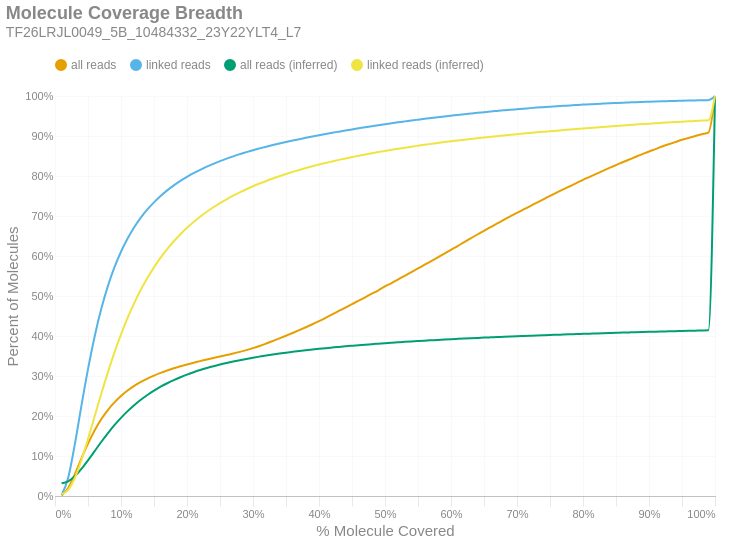

This figure's notebook cell:
### Markdown cell above
### Molecule Read Coverage
This chart shows molecule coverage breadth as computed by the number of bases aligned to that molecule. In other words, "*how much of each unique long molecule is actually sequenced/aligned?*" Keep in mind there is a distinction between sequences and alignments, since some sequences belonging to a particular molecule may not align well and wouldn't appear in the alignment data. This chart also shows molecule coverage breadth as computed by the *inferred fragment* from which the aligned sequences originate. Unlike read coverage, this calculation takes into account the total insert size, including unsequenced gaps between the forward and reverse reads. Like the previous figures, these are cumulative percents.

### Code cell
if SKIPLR:
    print_html(f"Skipped")
else:
    binned_df = consolidated_hist(valids['coverage_bp'], mask, 0.01, True)
    binned_df_inf = consolidated_hist(valids['coverage_inserts'], mask, 0.01, True)
    binned_df = binned_df.with_columns(pl.lit(binned_df_inf['all reads (cumsum)']).alias('all reads (inferred)'))
    binned_df = binned_df.with_columns(pl.lit(binned_df_inf['linked reads (cumsum)']).alias('linked reads (inferred)'))
    binned_df = binned_df.with_columns(
        (pl.col('bin').cast(pl.Float64) + 0.01).alias('right_edge')
    )

    with SafeRender(binned_df):
        (
            density_plot(binned_df, 'Molecule Coverage Breadth', samplename, 'molcov', ['all reads (inferred)','linked reads (inferred)'])
            .encode(
                #x=alt.X('bin:Q', title="% Molecule Covered").axis(format = '%').scale(padding=0),
                x=alt.X('right_edge:Q', title="% Molecule Covered").axis(format='%').scale(padding=0),
                y=alt.Y('value:Q', title='Percent of Molecules')
                    .axis(format='%')
                    .stack(False)
                    .scale(domainMin=0, padding=0),
                color=alt.Color("key:N").scale(domain = ["all reads", "linked reads", "all reads (inferred)", "linked reads (inferred)"]),
                tooltip = [
                    alt.Tooltip("key:N", title = "Data Type"),
                    alt.Tooltip("range_label:N", title="% Molecule Covered"),
                    alt.Tooltip("value:Q", format = ".2%", title="% Molecules")
                ]
            )
        ).display()

### Figure 1 — Vega-Lite specification as saved in the notebook (floating-point values rounded to 4 significant figures)
{"width": "container", "height": 400, "config": {"title": {"anchor": "start", "dy": -15, "fontSize": 18, "color": "#888888", "subtitleColor": "#888888", "subtitleFontSize": 14}, "arc": {"fill": "#0072B2"}, "axis": {"domainColor": "#888888", "domainWidth": 0.5, "gridWidth": 0.2, "grid": false, "titleFontWeight": 400, "titleFontSize": 15, "labelFontSize": 11, "labelColor": "#888888", "tickColor": "#888888", "tickWidth": 0.2, "titleColor": "#888888"}, "axisBand": {"grid": false}, "axisX": {"grid": true, "tickSize": 10, "domainCap": "round"}, "axisY": {"domain": false, "grid": true, "tickSize": 0, "domainCap": "round"}, "background": "transparent", "header": {"labelFontSize": 15, "labelColor": "#888888", "titleFontSize": 15, "titleFontWeight": 600, "titleColor": "#888888"}, "legend": {"labelFont": "sans-serif", "labelFontSize": 12, "labelColor": "#888888", "symbolSize": 100, "symbolType": "circle", "titleFontSize": 12, "titlePadding": 10, "titleColor": "#888888", "title": null, "orient": "top"}, "range": {"category": ["#E69F00", "#56B4E9", "#009E73", "#F0E442", "#0072B2", "#D55E00", "#CC79A7", "#000000"], "diverging": ["#cfe8f3", "#a2d4ec", "#73bfe2", "#46abdb", "#1696d2", "#12719e"]}, "area": {"fill": "#0072B2", "fillOpacity": 0.7, "line": true, "strokeOpacity": 0.7}, "line": {"color": "#0072B2", "stroke": "#0072B2", "strokeWidth": 2}, "trail": {"color": "#0072B2", "stroke": "#0072B2", "strokeWidth": 0, "size": 1}, "point": {"filled": true, "fillOpacity": 1.0, "size": 95}, "text": {"color": "#888888", "fontSize": 11, "align": "right", "fontWeight": 400, "size": 11}, "bar": {"fill": "#0072B2", "stroke": null}, "view": {"stroke": null, "continuousWidth": 660, "continuousHeight": 400}}, "data": {"name": "data-dc06338b5bd0df37ce1740db358f5a41"}, "mark": {"type": "line", "interpolate": "monotone", "point": {"opacity": 0, "size": 275}}, "encoding": {"color": {"field": "key", "scale": {"domain": ["all reads", "linked reads", "all reads (inferred)", "linked reads (inferred)"]}, "type": "nominal"}, "tooltip": [{"field": "key", "title": "Data Type", "type": "nominal"}, {"field": "range_label", "title": "% Molecule Covered", "type": "nominal"}, {"field": "value", "format": ".2%", "title": "% Molecules", "type": "quantitative"}], "x": {"axis": {"format": "%"}, "field": "right_edge", "scale": {"padding": 0}, "title": "% Molecule Covered", "type": "quantitative"}, "y": {"axis": {"format": "%"}, "field": "value", "scale": {"domainMin": 0, "padding": 0}, "stack": false, "title": "Percent of Molecules", "type": "quantitative"}}, "params": [{"name": "param_c36ac31b6afebe62", "select": {"type": "point", "fields": ["key"]}, "bind": "legend"}], "title": {"text": "Molecule Coverage Breadth", "subtitle": "TF26LRJL0049_5B_10484332_23Y22YLT4_L7"}, "transform": [{"fold": ["all reads (cumsum)", "linked reads (cumsum)", "all reads (inferred)", "linked reads (inferred)"]}, {"calculate": "replace(datum.key, ' (cumsum)', '')", "as": "key"}, {"filter": {"param": "param_c36ac31b6afebe62"}}], "usermeta": {"embedOptions": {"downloadFileName": "TF26LRJL0049_5B_10484332_23Y22YLT4_L7.molcov"}}, "$schema": "https://vega.github.io/schema/vega-lite/v6.4.1.json", "datasets": {"data-dc06338b5bd0df37ce1740db358f5a41": [{"bin": "0.0", "interval": "0.0-0.01", "all reads": 0.001337, "linked reads": 0.002453, "all reads (cumsum)": 0.001337, "linked reads (cumsum)": 0.002453, "range_label": "0.0-0.01", "all reads (inferred)": 0.03163, "linked reads (inferred)": 0.004293, "right_edge": 0.01}, {"bin": "0.01", "interval": "0.01-0.02", "all reads": 0.01854, "linked reads": 0.04339, "all reads (cumsum)": 0.01987, "linked reads (cumsum)": 0.04584, "range_label": "0.01-0.02", "all reads (inferred)": 0.0367, "linked reads (inferred)": 0.01521, "right_edge": 0.02}, {"bin": "0.02", "interval": "0.02-0.03", "all reads": 0.03433, "linked reads": 0.08316, "all reads (cumsum)": 0.0542, "linked reads (cumsum)": 0.129, "range_label": "0.02-0.03", "all reads (inferred)": 0.04927, "linked reads (inferred)": 0.04507, "right_edge": 0.03}, {"bin": "0.03", "interval": "0.03-0.04", "all reads": 0.03931, "linked reads": 0.09638, "all reads (cumsum)": 0.09352, "linked reads (cumsum)": 0.2254, "range_label": "0.03-0.04", "all reads (inferred)": 0.06758, "linked reads (inferred)": 0.08947, "right_edge": 0.04}, {"bin": "0.04", "interval": "0.04-0.05", "all reads": 0.03731, "linked reads": 0.09167, "all reads (cumsum)": 0.1308, "linked reads (cumsum)": 0.317, "range_label": "0.04-0.05", "all reads (inferred)": 0.08917, "linked reads (inferred)": 0.1422, "right_edge": 0.05}, {"bin": "0.05", "interval": "0.05-0.06", "all reads": 0.033, "linked reads": 0.08124, "all reads (cumsum)": 0.1638, "linked reads (cumsum)": 0.3983, "range_label": "0.05-0.06", "all reads (inferred)": 0.1121, "linked reads (inferred)": 0.1987, "right_edge": 0.06}, {"bin": "0.06", "interval": "0.06-0.07", "all reads": 0.02799, "linked reads": 0.06891, "all reads (cumsum)": 0.1918, "linked reads (cumsum)": 0.4672, "range_label": "0.06-0.07", "all reads (inferred)": 0.1349, "linked reads (inferred)": 0.2548, "right_edge": 0.07}, {"bin": "0.07", "interval": "0.07-0.08", "all reads": 0.02312, "linked reads": 0.05694, "all reads (cumsum)": 0.2149, "linked reads (cumsum)": 0.5241, "range_label": "0.07-0.08", "all reads (inferred)": 0.1567, "linked reads (inferred)": 0.3084, "right_edge": 0.08}, {"bin": "0.08", "interval": "0.08-0.09", "all reads": 0.01922, "linked reads": 0.04725, "all reads (cumsum)": 0.2342, "linked reads (cumsum)": 0.5714, "range_label": "0.08-0.09", "all reads (inferred)": 0.1769, "linked reads (inferred)": 0.3584, "right_edge": 0.09}, {"bin": "0.09", "interval": "0.09-0.1", "all reads": 0.01602, "linked reads": 0.03927, "all reads (cumsum)": 0.2502, "linked reads (cumsum)": 0.6107, "range_label": "0.09-0.1", "all reads (inferred)": 0.1954, "linked reads (inferred)": 0.4038, "right_edge": 0.1}, {"bin": "0.1", "interval": "0.1-0.11", "all reads": 0.01347, "linked reads": 0.03302, "all reads (cumsum)": 0.2637, "linked reads (cumsum)": 0.6437, "range_label": "0.1-0.11", "all reads (inferred)": 0.2121, "linked reads (inferred)": 0.4452, "right_edge": 0.11}, {"bin": "0.11", "interval": "0.11-0.12", "all reads": 0.01156, "linked reads": 0.02819, "all reads (cumsum)": 0.2752, "linked reads (cumsum)": 0.6719, "range_label": "0.11-0.12", "all reads (inferred)": 0.2271, "linked reads (inferred)": 0.4822, "right_edge": 0.12}, {"bin": "0.12", "interval": "0.12-0.13", "all reads": 0.009932, "linked reads": 0.02409, "all reads (cumsum)": 0.2851, "linked reads (cumsum)": 0.696, "range_label": "0.12-0.13", "all reads (inferred)": 0.2406, "linked reads (inferred)": 0.5155, "right_edge": 0.13}, {"bin": "0.13", "interval": "0.13-0.14", "all reads": 0.008528, "linked reads": 0.02053, "all reads (cumsum)": 0.2937, "linked reads (cumsum)": 0.7165, "range_label": "0.13-0.14", "all reads (inferred)": 0.2526, "linked reads (inferred)": 0.5451, "right_edge": 0.14}, {"bin": "0.14", "interval": "0.14-0.15", "all reads": 0.007431, "linked reads": 0.01769, "all reads (cumsum)": 0.3011, "linked reads (cumsum)": 0.7342, "range_label": "0.14-0.15", "all reads (inferred)": 0.2634, "linked reads (inferred)": 0.5717, "right_edge": 0.15}, {"bin": "0.15", "interval": "0.15-0.16", "all reads": 0.006685, "linked reads": 0.01578, "all reads (cumsum)": 0.3078, "linked reads (cumsum)": 0.75, "range_label": "0.15-0.16", "all reads (inferred)": 0.2732, "linked reads (inferred)": 0.5957, "right_edge": 0.16}, {"bin": "0.16", "interval": "0.16-0.17", "all reads": 0.00607, "linked reads": 0.01409, "all reads (cumsum)": 0.3139, "linked reads (cumsum)": 0.764, "range_label": "0.16-0.17", "all reads (inferred)": 0.2819, "linked reads (inferred)": 0.6172, "right_edge": 0.17}, {"bin": "0.17", "interval": "0.17-0.18", "all reads": 0.005443, "linked reads": 0.01246, "all reads (cumsum)": 0.3193, "linked reads (cumsum)": 0.7765, "range_label": "0.17-0.18", "all reads (inferred)": 0.2898, "linked reads (inferred)": 0.6368, "right_edge": 0.18}, {"bin": "0.18", "interval": "0.18-0.19", "all reads": 0.005059, "linked reads": 0.01134, "all reads (cumsum)": 0.3244, "linked reads (cumsum)": 0.7879, "range_label": "0.18-0.19", "all reads (inferred)": 0.297, "linked reads (inferred)": 0.6544, "right_edge": 0.19}, {"bin": "0.19", "interval": "0.19-0.2", "all reads": 0.004601, "linked reads": 0.01004, "all reads (cumsum)": 0.329, "linked reads (cumsum)": 0.7979, "range_label": "0.19-0.2", "all reads (inferred)": 0.3035, "linked reads (inferred)": 0.6705, "right_edge": 0.2}, {"bin": "0.2", "interval": "0.2-0.21", "all reads": 0.004264, "linked reads": 0.009153, "all reads (cumsum)": 0.3332, "linked reads (cumsum)": 0.807, "range_label": "0.2-0.21", "all reads (inferred)": 0.3094, "linked reads (inferred)": 0.685, "right_edge": 0.21}, {"bin": "0.21", "interval": "0.21-0.22", "all reads": 0.004002, "linked reads": 0.008363, "all reads (cumsum)": 0.3372, "linked reads (cumsum)": 0.8154, "range_label": "0.21-0.22", "all reads (inferred)": 0.3148, "linked reads (inferred)": 0.6983, "right_edge": 0.22}, {"bin": "0.22", "interval": "0.22-0.23", "all reads": 0.003969, "linked reads": 0.007852, "all reads (cumsum)": 0.3412, "linked reads (cumsum)": 0.8233, "range_label": "0.22-0.23", "all reads (inferred)": 0.3198, "linked reads (inferred)": 0.7106, "right_edge": 0.23}, {"bin": "0.23", "interval": "0.23-0.24", "all reads": 0.003871, "linked reads": 0.007191, "all reads (cumsum)": 0.3451, "linked reads (cumsum)": 0.8304, "range_label": "0.23-0.24", "all reads (inferred)": 0.3244, "linked reads (inferred)": 0.7219, "right_edge": 0.24}, {"bin": "0.24", "interval": "0.24-0.25", "all reads": 0.003804, "linked reads": 0.00675, "all reads (cumsum)": 0.3489, "linked reads (cumsum)": 0.8372, "range_label": "0.24-0.25", "all reads (inferred)": 0.3286, "linked reads (inferred)": 0.7322, "right_edge": 0.25}, {"bin": "0.25", "interval": "0.25-0.26", "all reads": 0.003618, "linked reads": 0.006132, "all reads (cumsum)": 0.3525, "linked reads (cumsum)": 0.8433, "range_label": "0.25-0.26", "all reads (inferred)": 0.3325, "linked reads (inferred)": 0.7417, "right_edge": 0.26}, {"bin": "0.26", "interval": "0.26-0.27", "all reads": 0.003777, "linked reads": 0.005814, "all reads (cumsum)": 0.3563, "linked reads (cumsum)": 0.8491, "range_label": "0.26-0.27", "all reads (inferred)": 0.3361, "linked reads (inferred)": 0.7507, "right_edge": 0.27}, {"bin": "0.27", "interval": "0.27-0.28", "all reads": 0.004103, "linked reads": 0.005574, "all reads (cumsum)": 0.3604, "linked reads (cumsum)": 0.8547, "range_label": "0.27-0.28", "all reads (inferred)": 0.3396, "linked reads (inferred)": 0.7591, "right_edge": 0.28}, {"bin": "0.28", "interval": "0.28-0.29", "all reads": 0.004388, "linked reads": 0.004982, "all reads (cumsum)": 0.3648, "linked reads (cumsum)": 0.8597, "range_label": "0.28-0.29", "all reads (inferred)": 0.3428, "linked reads (inferred)": 0.7669, "right_edge": 0.29}, {"bin": "0.29", "interval": "0.29-0.3", "all reads": 0.004889, "linked reads": 0.004816, "all reads (cumsum)": 0.3696, "linked reads (cumsum)": 0.8645, "range_label": "0.29-0.3", "all reads (inferred)": 0.3458, "linked reads (inferred)": 0.7744, "right_edge": 0.3}, {"bin": "0.3", "interval": "0.3-0.31", "all reads": 0.00538, "linked reads": 0.004481, "all reads (cumsum)": 0.375, "linked reads (cumsum)": 0.869, "range_label": "0.3-0.31", "all reads (inferred)": 0.3486, "linked reads (inferred)": 0.7812, "right_edge": 0.31}, {"bin": "0.31", "interval": "0.31-0.32", "all reads": 0.006104, "linked reads": 0.004338, "all reads (cumsum)": 0.3811, "linked reads (cumsum)": 0.8733, "range_label": "0.31-0.32", "all reads (inferred)": 0.3512, "linked reads (inferred)": 0.7876, "right_edge": 0.32}, {"bin": "0.32", "interval": "0.32-0.33", "all reads": 0.006392, "linked reads": 0.004119, "all reads (cumsum)": 0.3875, "linked reads (cumsum)": 0.8775, "range_label": "0.32-0.33", "all reads (inferred)": 0.3537, "linked reads (inferred)": 0.7937, "right_edge": 0.33}, {"bin": "0.33", "interval": "0.33-0.34", "all reads": 0.006481, "linked reads": 0.003877, "all reads (cumsum)": 0.394, "linked reads (cumsum)": 0.8813, "range_label": "0.33-0.34", "all reads (inferred)": 0.3561, "linked reads (inferred)": 0.7995, "right_edge": 0.34}, {"bin": "0.34", "interval": "0.34-0.35", "all reads": 0.00668, "linked reads": 0.003701, "all reads (cumsum)": 0.4007, "linked reads (cumsum)": 0.885, "range_label": "0.34-0.35", "all reads (inferred)": 0.3584, "linked reads (inferred)": 0.8051, "right_edge": 0.35}, {"bin": "0.35", "interval": "0.35-0.36", "all reads": 0.006806, "linked reads": 0.003579, "all reads (cumsum)": 0.4075, "linked reads (cumsum)": 0.8886, "range_label": "0.35-0.36", "all reads (inferred)": 0.3604, "linked reads (inferred)": 0.8102, "right_edge": 0.36}, {"bin": "0.36", "interval": "0.36-0.37", "all reads": 0.007063, "linked reads": 0.003391, "all reads (cumsum)": 0.4146, "linked reads (cumsum)": 0.892, "range_label": "0.36-0.37", "all reads (inferred)": 0.3625, "linked reads (inferred)": 0.8152, "right_edge": 0.37}, {"bin": "0.37", "interval": "0.37-0.38", "all reads": 0.007296, "linked reads": 0.003412, "all reads (cumsum)": 0.4218, "linked reads (cumsum)": 0.8954, "range_label": "0.37-0.38", "all reads (inferred)": 0.3644, "linked reads (inferred)": 0.8199, "right_edge": 0.38}, {"bin": "0.38", "interval": "0.38-0.39", "all reads": 0.007499, "linked reads": 0.003268, "all reads (cumsum)": 0.4293, "linked reads (cumsum)": 0.8987, "range_label": "0.38-0.39", "all reads (inferred)": 0.3662, "linked reads (inferred)": 0.8243, "right_edge": 0.39}, {"bin": "0.39", "interval": "0.39-0.4", "all reads": 0.007911, "linked reads": 0.003189, "all reads (cumsum)": 0.4373, "linked reads (cumsum)": 0.9019, "range_label": "0.39-0.4", "all reads (inferred)": 0.368, "linked reads (inferred)": 0.8286, "right_edge": 0.4}, {"bin": "0.4", "interval": "0.4-0.41", "all reads": 0.008311, "linked reads": 0.003099, "all reads (cumsum)": 0.4456, "linked reads (cumsum)": 0.905, "range_label": "0.4-0.41", "all reads (inferred)": 0.3696, "linked reads (inferred)": 0.8326, "right_edge": 0.41}, {"bin": "0.41", "interval": "0.41-0.42", "all reads": 0.008531, "linked reads": 0.003024, "all reads (cumsum)": 0.4541, "linked reads (cumsum)": 0.908, "range_label": "0.41-0.42", "all reads (inferred)": 0.3712, "linked reads (inferred)": 0.8365, "right_edge": 0.42}, {"bin": "0.42", "interval": "0.42-0.43", "all reads": 0.008499, "linked reads": 0.002881, "all reads (cumsum)": 0.4626, "linked reads (cumsum)": 0.9109, "range_label": "0.42-0.43", "all reads (inferred)": 0.3728, "linked reads (inferred)": 0.8403, "right_edge": 0.43}, {"bin": "0.43", "interval": "0.43-0.44", "all reads": 0.008487, "linked reads": 0.002842, "all reads (cumsum)": 0.4711, "linked reads (cumsum)": 0.9137, "range_label": "0.43-0.44", "all reads (inferred)": 0.3743, "linked reads (inferred)": 0.8439, "right_edge": 0.44}, {"bin": "0.44", "interval": "0.44-0.45", "all reads": 0.008526, "linked reads": 0.00278, "all reads (cumsum)": 0.4796, "linked reads (cumsum)": 0.9165, "range_label": "0.44-0.45", "all reads (inferred)": 0.3757, "linked reads (inferred)": 0.8473, "right_edge": 0.45}, {"bin": "0.45", "interval": "0.45-0.46", "all reads": 0.008551, "linked reads": 0.002677, "all reads (cumsum)": 0.4882, "linked reads (cumsum)": 0.9192, "range_label": "0.45-0.46", "all reads (inferred)": 0.3771, "linked reads (inferred)": 0.8507, "right_edge": 0.46}, {"bin": "0.46", "interval": "0.46-0.47", "all reads": 0.008631, "linked reads": 0.002734, "all reads (cumsum)": 0.4968, "linked reads (cumsum)": 0.9219, "range_label": "0.46-0.47", "all reads (inferred)": 0.3784, "linked reads (inferred)": 0.8538, "right_edge": 0.47}, {"bin": "0.47", "interval": "0.47-0.48", "all reads": 0.008884, "linked reads": 0.002625, "all reads (cumsum)": 0.5057, "linked reads (cumsum)": 0.9245, "range_label": "0.47-0.48", "all reads (inferred)": 0.3796, "linked reads (inferred)": 0.8569, "right_edge": 0.48}, {"bin": "0.48", "interval": "0.48-0.49", "all reads": 0.008661, "linked reads": 0.002537, "all reads (cumsum)": 0.5143, "linked reads (cumsum)": 0.9271, "range_label": "0.48-0.49", "all reads (inferred)": 0.3808, "linked reads (inferred)": 0.8598, "right_edge": 0.49}, {"bin": "0.49", "interval": "0.49-0.5", "all reads": 0.009538, "linked reads": 0.0025, "all reads (cumsum)": 0.5239, "linked reads (cumsum)": 0.9296, "range_label": "0.49-0.5", "all reads (inferred)": 0.382, "linked reads (inferred)": 0.8628, "right_edge": 0.5}, {"bin": "0.5", "interval": "0.5-0.51", "all reads": 0.008347, "linked reads": 0.002299, "all reads (cumsum)": 0.5322, "linked reads (cumsum)": 0.9319, "range_label": "0.5-0.51", "all reads (inferred)": 0.3832, "linked reads (inferred)": 0.8655, "right_edge": 0.51}, {"bin": "0.51", "interval": "0.51-0.52", "all reads": 0.009335, "linked reads": 0.002455, "all reads (cumsum)": 0.5416, "linked reads (cumsum)": 0.9343, "range_label": "0.51-0.52", "all reads (inferred)": 0.3843, "linked reads (inferred)": 0.8682, "right_edge": 0.52}, {"bin": "0.52", "interval": "0.52-0.53", "all reads": 0.008986, "linked reads": 0.002224, "all reads (cumsum)": 0.5505, "linked reads (cumsum)": 0.9365, "range_label": "0.52-0.53", "all reads (inferred)": 0.3854, "linked reads (inferred)": 0.8708, "right_edge": 0.53}, {"bin": "0.53", "interval": "0.53-0.54", "all reads": 0.009251, "linked reads": 0.002208, "all reads (cumsum)": 0.5598, "linked reads (cumsum)": 0.9388, "range_label": "0.53-0.54", "all reads (inferred)": 0.3864, "linked reads (inferred)": 0.8733, "right_edge": 0.54}, {"bin": "0.54", "interval": "0.54-0.55", "all reads": 0.009035, "linked reads": 0.002143, "all reads (cumsum)": 0.5688, "linked reads (cumsum)": 0.9409, "range_label": "0.54-0.55", "all reads (inferred)": 0.3874, "linked reads (inferred)": 0.8757, "right_edge": 0.55}, {"bin": "0.55", "interval": "0.55-0.56", "all reads": 0.009357, "linked reads": 0.002134, "all reads (cumsum)": 0.5782, "linked reads (cumsum)": 0.943, "range_label": "0.55-0.56", "all reads (inferred)": 0.3884, "linked reads (inferred)": 0.8781, "right_edge": 0.56}, {"bin": "0.56", "interval": "0.56-0.57", "all reads": 0.009096, "linked reads": 0.00205, "all reads (cumsum)": 0.5873, "linked reads (cumsum)": 0.9451, "range_label": "0.56-0.57", "all reads (inferred)": 0.3893, "linked reads (inferred)": 0.8804, "right_edge": 0.57}, {"bin": "0.57", "interval": "0.57-0.58", "all reads": 0.009088, "linked reads": 0.001947, "all reads (cumsum)": 0.5964, "linked reads (cumsum)": 0.947, "range_label": "0.57-0.58", "all reads (inferred)": 0.3903, "linked reads (inferred)": 0.8826, "right_edge": 0.58}, {"bin": "0.58", "interval": "0.58-0.59", "all reads": 0.009445, "linked reads": 0.001942, "all reads (cumsum)": 0.6058, "linked reads (cumsum)": 0.949, "range_label": "0.58-0.59", "all reads (inferred)": 0.3911, "linked reads (inferred)": 0.8847, "right_edge": 0.59}, {"bin": "0.59", "interval": "0.59-0.6", "all reads": 0.00962, "linked reads": 0.001843, "all reads (cumsum)": 0.6154, "linked reads (cumsum)": 0.9508, "range_label": "0.59-0.6", "all reads (inferred)": 0.392, "linked reads (inferred)": 0.8868, "right_edge": 0.6}, {"bin": "0.6", "interval": "0.6-0.61", "all reads": 0.009468, "linked reads": 0.00187, "all reads (cumsum)": 0.6249, "linked reads (cumsum)": 0.9527, "range_label": "0.6-0.61", "all reads (inferred)": 0.3928, "linked reads (inferred)": 0.8888, "right_edge": 0.61}, {"bin": "0.61", "interval": "0.61-0.62", "all reads": 0.009852, "linked reads": 0.001825, "all reads (cumsum)": 0.6348, "linked reads (cumsum)": 0.9545, "range_label": "0.61-0.62", "all reads (inferred)": 0.3936, "linked reads (inferred)": 0.8908, "right_edge": 0.62}, {"bin": "0.62", "interval": "0.62-0.63", "all reads": 0.009538, "linked reads": 0.001753, "all reads (cumsum)": 0.6443, "linked reads (cumsum)": 0.9563, "range_label": "0.62-0.63", "all reads (inferred)": 0.3944, "linked reads (inferred)": 0.8927, "right_edge": 0.63}, {"bin": "0.63", "interval": "0.63-0.64", "all reads": 0.009461, "linked reads": 0.001717, "all reads (cumsum)": 0.6538, "linked reads (cumsum)": 0.958, "range_label": "0.63-0.64", "all reads (inferred)": 0.3952, "linked reads (inferred)": 0.8945, "right_edge": 0.64}, {"bin": "0.64", "interval": "0.64-0.65", "all reads": 0.009184, "linked reads": 0.001617, "all reads (cumsum)": 0.6629, "linked reads (cumsum)": 0.9596, "range_label": "0.64-0.65", "all reads (inferred)": 0.3959, "linked reads (inferred)": 0.8963, "right_edge": 0.65}, {"bin": "0.65", "interval": "0.65-0.66", "all reads": 0.009469, "linked reads": 0.001631, "all reads (cumsum)": 0.6724, "linked reads (cumsum)": 0.9612, "range_label": "0.65-0.66", "all reads (inferred)": 0.3966, "linked reads (inferred)": 0.8979, "right_edge": 0.66}, {"bin": "0.66", "interval": "0.66-0.67", "all reads": 0.008913, "linked reads": 0.001496, "all reads (cumsum)": 0.6813, "linked reads (cumsum)": 0.9627, "range_label": "0.66-0.67", "all reads (inferred)": 0.3973, "linked reads (inferred)": 0.8996, "right_edge": 0.67}, {"bin": "0.67", "interval": "0.67-0.68", "all reads": 0.009168, "linked reads": 0.00148, "all reads (cumsum)": 0.6905, "linked reads (cumsum)": 0.9642, "range_label": "0.67-0.68", "all reads (inferred)": 0.3981, "linked reads (inferred)": 0.9013, "right_edge": 0.68}, {"bin": "0.68", "interval": "0.68-0.69", "all reads": 0.008788, "linked reads": 0.001439, "all reads (cumsum)": 0.6993, "linked reads (cumsum)": 0.9656, "range_label": "0.68-0.69", "all reads (inferred)": 0.3987, "linked reads (inferred)": 0.903, "right_edge": 0.69}, {"bin": "0.69", "interval": "0.69-0.7", "all reads": 0.008704, "linked reads": 0.00133, "all reads (cumsum)": 0.708, "linked reads (cumsum)": 0.967, "range_label": "0.69-0.7", "all reads (inferred)": 0.3994, "linked reads (inferred)": 0.9046, "right_edge": 0.7}, {"bin": "0.7", "interval": "0.7-0.71", "all reads": 0.008501, "linked reads": 0.00133, "all reads (cumsum)": 0.7165, "linked reads (cumsum)": 0.9683, "range_label": "0.7-0.71", "all reads (inferred)": 0.4001, "linked reads (inferred)": 0.9061, "right_edge": 0.71}, {"bin": "0.71", "interval": "0.71-0.72", "all reads": 0.008437, "linked reads": 0.001381, "all reads (cumsum)": 0.7249, "linked reads (cumsum)": 0.9697, "range_label": "0.71-0.72", "all reads (inferred)": 0.4007, "linked reads (inferred)": 0.9076, "right_edge": 0.72}, {"bin": "0.72", "interval": "0.72-0.73", "all reads": 0.008516, "linked reads": 0.001293, "all reads (cumsum)": 0.7334, "linked reads (cumsum)": 0.971, "range_label": "0.72-0.73", "all reads (inferred)": 0.4013, "linked reads (inferred)": 0.9091, "right_edge": 0.73}, {"bin": "0.73", "interval": "0.73-0.74", "all reads": 0.008235, "linked reads": 0.001183, "all reads (cumsum)": 0.7417, "linked reads (cumsum)": 0.9722, "range_label": "0.73-0.74", "all reads (inferred)": 0.4019, "linked reads (inferred)": 0.9105, "right_edge": 0.74}, {"bin": "0.74", "interval": "0.74-0.75", "all reads": 0.008678, "linked reads": 0.001177, "all reads (cumsum)": 0.7503, "linked reads (cumsum)": 0.9733, "range_label": "0.74-0.75", "all reads (inferred)": 0.4025, "linked reads (inferred)": 0.912, "right_edge": 0.75}, {"bin": "0.75", "interval": "0.75-0.76", "all reads": 0.008001, "linked reads": 0.001088, "all reads (cumsum)": 0.7584, "linked reads (cumsum)": 0.9744, "range_label": "0.75-0.76", "all reads (inferred)": 0.4031, "linked reads (inferred)": 0.9133, "right_edge": 0.76}, {"bin": "0.76", "interval": "0.76-0.77", "all reads": 0.008114, "linked reads": 0.001029, "all reads (cumsum)": 0.7665, "linked reads (cumsum)": 0.9755, "range_label": "0.76-0.77", "all reads (inferred)": 0.4037, "linked reads (inferred)": 0.9147, "right_edge": 0.77}, {"bin": "0.77", "interval": "0.77-0.78", "all reads": 0.007877, "linked reads": 0.00104, "all reads (cumsum)": 0.7743, "linked reads (cumsum)": 0.9765, "range_label": "0.77-0.78", "all reads (inferred)": 0.4042, "linked reads (inferred)": 0.9161, "right_edge": 0.78}, {"bin": "0.78", "interval": "0.78-0.79", "all reads": 0.00781, "linked reads": 0.00099, "all reads (cumsum)": 0.7822, "linked reads (cumsum)": 0.9775, "range_label": "0.78-0.79", "all reads (inferred)": 0.4048, "linked reads (inferred)": 0.9174, "right_edge": 0.79}, {"bin": "0.79", "interval": "0.79-0.8", "all reads": 0.008176, "linked reads": 0.000976, "all reads (cumsum)": 0.7903, "linked reads (cumsum)": 0.9785, "range_label": "0.79-0.8", "all reads (inferred)": 0.4053, "linked reads (inferred)": 0.9187, "right_edge": 0.8}, {"bin": "0.8", "interval": "0.8-0.81", "all reads": 0.007414, "linked reads": 0.0008608, "all reads (cumsum)": 0.7977, "linked reads (cumsum)": 0.9793, "range_label": "0.8-0.81", "all reads (inferred)": 0.4059, "linked reads (inferred)": 0.92, "right_edge": 0.81}, {"bin": "0.81", "interval": "0.81-0.82", "all reads": 0.007477, "linked reads": 0.0008747, "all reads (cumsum)": 0.8052, "linked reads (cumsum)": 0.9802, "range_label": "0.81-0.82", "all reads (inferred)": 0.4065, "linked reads (inferred)": 0.9214, "right_edge": 0.82}, {"bin": "0.82", "interval": "0.82-0.83", "all reads": 0.007571, "linked reads": 0.0008042, "all reads (cumsum)": 0.8128, "linked reads (cumsum)": 0.981, "range_label": "0.82-0.83", "all reads (inferred)": 0.407, "linked reads (inferred)": 0.9226, "right_edge": 0.83}, {"bin": "0.83", "interval": "0.83-0.84", "all reads": 0.007355, "linked reads": 0.0007902, "all reads (cumsum)": 0.8201, "linked reads (cumsum)": 0.9818, "range_label": "0.83-0.84", "all reads (inferred)": 0.4075, "linked reads (inferred)": 0.9239, "right_edge": 0.84}, {"bin": "0.84", "interval": "0.84-0.85", "all reads": 0.007111, "linked reads": 0.0007434, "all reads (cumsum)": 0.8273, "linked reads (cumsum)": 0.9825, "range_label": "0.84-0.85", "all reads (inferred)": 0.408, "linked reads (inferred)": 0.9251, "right_edge": 0.85}, {"bin": "0.85", "interval": "0.85-0.86", "all reads": 0.007099, "linked reads": 0.0007287, "all reads (cumsum)": 0.8344, "linked reads (cumsum)": 0.9833, "range_label": "0.85-0.86", "all reads (inferred)": 0.4085, "linked reads (inferred)": 0.9263, "right_edge": 0.86}, {"bin": "0.86", "interval": "0.86-0.87", "all reads": 0.006856, "linked reads": 0.0006407, "all reads (cumsum)": 0.8412, "linked reads (cumsum)": 0.9839, "range_label": "0.86-0.87", "all reads (inferred)": 0.409, "linked reads (inferred)": 0.9274, "right_edge": 0.87}, {"bin": "0.87", "interval": "0.87-0.88", "all reads": 0.006871, "linked reads": 0.0006456, "all reads (cumsum)": 0.8481, "linked reads (cumsum)": 0.9845, "range_label": "0.87-0.88", "all reads (inferred)": 0.4095, "linked reads (inferred)": 0.9286, "right_edge": 0.88}, {"bin": "0.88", "interval": "0.88-0.89", "all reads": 0.006556, "linked reads": 0.0005897, "all reads (cumsum)": 0.8546, "linked reads (cumsum)": 0.9851, "range_label": "0.88-0.89", "all reads (inferred)": 0.41, "linked reads (inferred)": 0.9297, "right_edge": 0.89}, {"bin": "0.89", "interval": "0.89-0.9", "all reads": 0.006629, "linked reads": 0.0005925, "all reads (cumsum)": 0.8613, "linked reads (cumsum)": 0.9857, "range_label": "0.89-0.9", "all reads (inferred)": 0.4104, "linked reads (inferred)": 0.9308, "right_edge": 0.9}, {"bin": "0.9", "interval": "0.9-0.91", "all reads": 0.006005, "linked reads": 0.0005331, "all reads (cumsum)": 0.8673, "linked reads (cumsum)": 0.9863, "range_label": "0.9-0.91", "all reads (inferred)": 0.4108, "linked reads (inferred)": 0.9318, "right_edge": 0.91}, {"bin": "0.91", "interval": "0.91-0.92", "all reads": 0.006609, "linked reads": 0.0005156, "all reads (cumsum)": 0.8739, "linked reads (cumsum)": 0.9868, "range_label": "0.91-0.92", "all reads (inferred)": 0.4113, "linked reads (inferred)": 0.9328, "right_edge": 0.92}, {"bin": "0.92", "interval": "0.92-0.93", "all reads": 0.005399, "linked reads": 0.000487, "all reads (cumsum)": 0.8793, "linked reads (cumsum)": 0.9873, "range_label": "0.92-0.93", "all reads (inferred)": 0.4117, "linked reads (inferred)": 0.9338, "right_edge": 0.93}, {"bin": "0.93", "interval": "0.93-0.94", "all reads": 0.005552, "linked reads": 0.0004688, "all reads (cumsum)": 0.8848, "linked reads (cumsum)": 0.9877, "range_label": "0.93-0.94", "all reads (inferred)": 0.4121, "linked reads (inferred)": 0.9348, "right_edge": 0.94}, {"bin": "0.94", "interval": "0.94-0.95", "all reads": 0.005605, "linked reads": 0.0004583, "all reads (cumsum)": 0.8904, "linked reads (cumsum)": 0.9882, "range_label": "0.94-0.95", "all reads (inferred)": 0.4125, "linked reads (inferred)": 0.9358, "right_edge": 0.95}, {"bin": "0.95", "interval": "0.95-0.96", "all reads": 0.004555, "linked reads": 0.0004171, "all reads (cumsum)": 0.895, "linked reads (cumsum)": 0.9886, "range_label": "0.95-0.96", "all reads (inferred)": 0.4129, "linked reads (inferred)": 0.9367, "right_edge": 0.96}, {"bin": "0.96", "interval": "0.96-0.97", "all reads": 0.004931, "linked reads": 0.0003717, "all reads (cumsum)": 0.8999, "linked reads (cumsum)": 0.989, "range_label": "0.96-0.97", "all reads (inferred)": 0.4133, "linked reads (inferred)": 0.9376, "right_edge": 0.97}, {"bin": "0.97", "interval": "0.97-0.98", "all reads": 0.004581, "linked reads": 0.0003186, "all reads (cumsum)": 0.9045, "linked reads (cumsum)": 0.9893, "range_label": "0.97-0.98", "all reads (inferred)": 0.4137, "linked reads (inferred)": 0.9385, "right_edge": 0.98}, {"bin": "0.98", "interval": "0.98-0.99", "all reads": 0.004058, "linked reads": 0.0003542, "all reads (cumsum)": 0.9086, "linked reads (cumsum)": 0.9897, "range_label": "0.98-0.99", "all reads (inferred)": 0.4141, "linked reads (inferred)": 0.9394, "right_edge": 0.99}, {"bin": "0.99", "interval": "0.99-1.0", "all reads": 0.09144, "linked reads": 0.01035, "all reads (cumsum)": 1.0, "linked reads (cumsum)": 1.0, "range_label": "0.99-1.0", "all reads (inferred)": 1.0, "linked reads (inferred)": 1.0, "right_edge": 1.0}]}}
